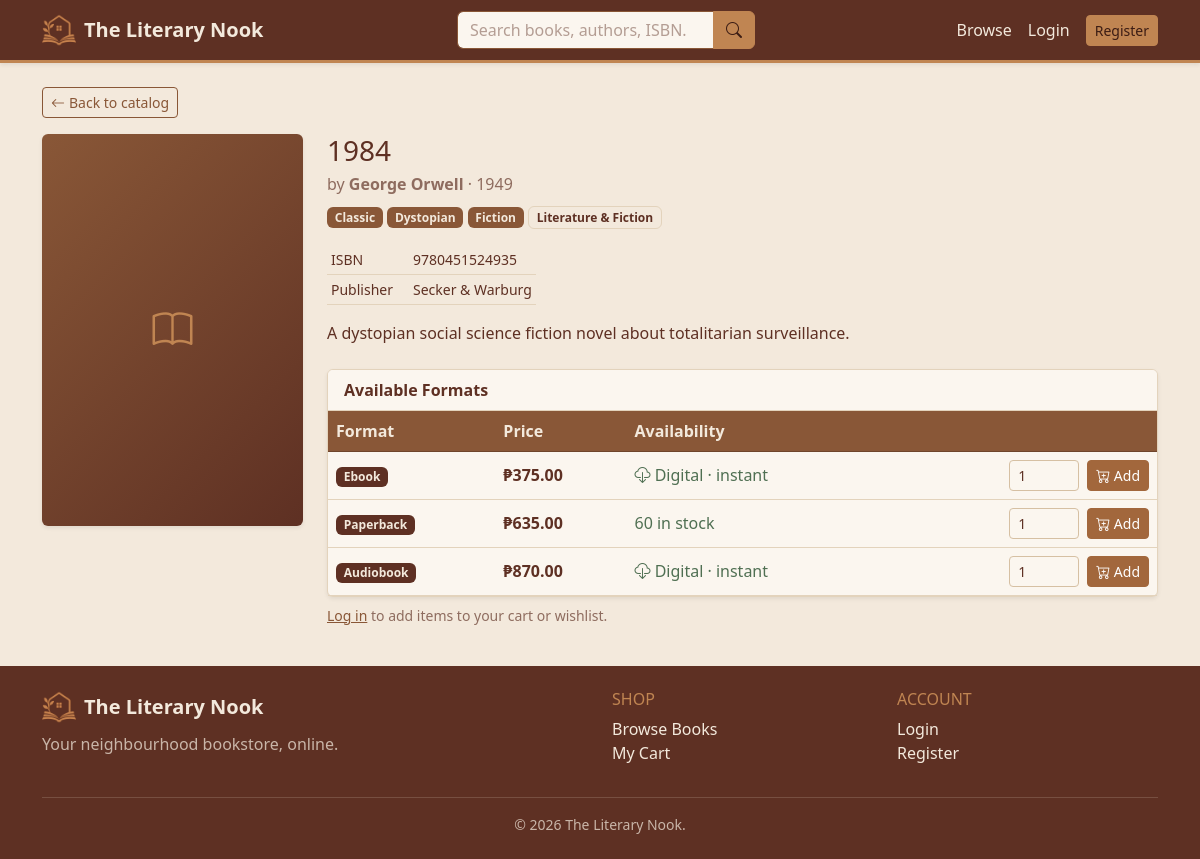
/books/view.php?id=2, run on the app's committed database.
### tables this page shows
CREATE TABLE books (
    book_id          INT UNSIGNED  NOT NULL AUTO_INCREMENT,
    title            VARCHAR(200)  NOT NULL,
    isbn             VARCHAR(20)   NOT NULL,
    author_id        INT UNSIGNED  NOT NULL,
    publisher_id     INT UNSIGNED  DEFAULT NULL,
    category_id      INT UNSIGNED  DEFAULT NULL,
    publication_year SMALLINT      DEFAULT NULL,
    description      TEXT          DEFAULT NULL,
    cover_image      VARCHAR(255)  DEFAULT NULL,    
    is_active        TINYINT(1)    NOT NULL DEFAULT 1,
    created_at       TIMESTAMP     NOT NULL DEFAULT CURRENT_TIMESTAMP,
    PRIMARY KEY (book_id),
    UNIQUE KEY uq_book_isbn (isbn),
    KEY idx_book_title (title),                     
    KEY idx_book_author (author_id),
    KEY idx_book_publisher (publisher_id),
    KEY idx_book_category (category_id),
    KEY idx_book_year (publication_year),
    CONSTRAINT fk_book_author FOREIGN KEY (author_id)
        REFERENCES authors (author_id) ON DELETE RESTRICT ON UPDATE CASCADE,
    CONSTRAINT fk_book_publisher FOREIGN KEY (publisher_id)
        REFERENCES publishers (publisher_id) ON DELETE SET NULL ON UPDATE CASCADE,
    CONSTRAINT fk_book_category FOREIGN KEY (category_id)
        REFERENCES categories (category_id) ON DELETE SET NULL ON UPDATE CASCADE
);

CREATE TABLE authors (
    author_id  INT UNSIGNED  NOT NULL AUTO_INCREMENT,
    name       VARCHAR(120)  NOT NULL,
    bio        TEXT          DEFAULT NULL,
    PRIMARY KEY (author_id),
    KEY idx_author_name (name)
);

CREATE TABLE genres (
    genre_id INT UNSIGNED NOT NULL AUTO_INCREMENT,
    name     VARCHAR(60)  NOT NULL,
    PRIMARY KEY (genre_id),
    UNIQUE KEY uq_genre_name (name)
);

CREATE TABLE categories (
    category_id INT UNSIGNED NOT NULL AUTO_INCREMENT,
    name        VARCHAR(60)  NOT NULL,
    description VARCHAR(255) DEFAULT NULL,
    PRIMARY KEY (category_id),
    UNIQUE KEY uq_category_name (name)
);

CREATE TABLE publishers (
    publisher_id INT UNSIGNED NOT NULL AUTO_INCREMENT,
    name         VARCHAR(120) NOT NULL,
    PRIMARY KEY (publisher_id),
    UNIQUE KEY uq_publisher_name (name)
);

CREATE TABLE book_formats (
    format_id    INT UNSIGNED NOT NULL AUTO_INCREMENT,
    book_id      INT UNSIGNED NOT NULL,
    format_type  ENUM('hardcover','paperback','ebook','audiobook') NOT NULL,
    is_digital   TINYINT(1)    NOT NULL DEFAULT 0,
    price        DECIMAL(10,2) NOT NULL,
    stock_qty    INT           DEFAULT NULL,       
    sku          VARCHAR(40)   DEFAULT NULL,
    PRIMARY KEY (format_id),
    UNIQUE KEY uq_book_format (book_id, format_type),
    KEY idx_fmt_book (book_id),
    CONSTRAINT fk_fmt_book FOREIGN KEY (book_id)
        REFERENCES books (book_id) ON DELETE CASCADE ON UPDATE CASCADE,
    CONSTRAINT chk_price_positive CHECK (price >= 0)
);

### functions/functions.php (called while the page is built, shortened)
<?php
function e($value): string
{
    return htmlspecialchars((string) $value, ENT_QUOTES, 'UTF-8');
}
function url(string $path = ''): string
{
    return BASE_URL . ltrim($path, '/');
}
function is_logged_in(): bool
{
    return !empty($_SESSION['user_id']);
}
function money($amount): string
{
    return CURRENCY . number_format((float) $amount, 2);
}

### config/database.php (called while the page is built, shortened)
<?php
try {
    $conn = mysqli_connect(DB_HOST, DB_USER, DB_PASS, DB_NAME);
    mysqli_set_charset($conn, 'utf8mb4');
} catch (mysqli_sql_exception $e) {
    error_log('Database connection failed: ' . $e->getMessage());
    http_response_code(503);
    echo '<div style="font-family:system-ui,sans-serif;max-width:640px;margin:3rem auto;'
       . 'padding:1.5rem;border:1px solid #e3d3bc;border-radius:.75rem">'
       . '<h3 style="color:#a8412f;margin-top:0">Service temporarily unavailable</h3>'
       . '<p>The site cannot reach its database right now. Please try again shortly.</p>'
       . '</div>';
    exit;
}
function db_types(array $params): string
{
    $types = '';
    foreach ($params as $p) {
        if (is_int($p))        $types .= 'i';
        elseif (is_float($p))  $types .= 'd';
        else                   $types .= 's';
    }
    return $types;
}
function db_run(string $sql, array $params = [], string $types = '')
{
    global $conn;
    $stmt = mysqli_prepare($conn, $sql);
    if ($params) {
        if ($types === '') $types = db_types($params);
        mysqli_stmt_bind_param($stmt, $types, ...$params);
    }
    mysqli_stmt_execute($stmt);
    return $stmt;
}
function db_all(string $sql, array $params = [], string $types = ''): array
{
    $stmt = db_run($sql, $params, $types);
    $res  = mysqli_stmt_get_result($stmt);
    $rows = mysqli_fetch_all($res, MYSQLI_ASSOC);
    return $rows;
}
function db_one(string $sql, array $params = [], string $types = ''): ?array
{
    $stmt = db_run($sql, $params, $types);
    $res  = mysqli_stmt_get_result($stmt);
    $row  = mysqli_fetch_assoc($res);
    return $row ?: null;
}

### books/view.php (the view, shortened to what this page needs)
<?php
$id = (int) ($_GET['id'] ?? 0);
$book = db_one(
    'SELECT b.*, a.name AS author, a.bio AS author_bio,
            p.name AS publisher, c.name AS category
     FROM books b
     JOIN authors a       ON a.author_id = b.author_id
     LEFT JOIN publishers p ON p.publisher_id = b.publisher_id
     LEFT JOIN categories c ON c.category_id = b.category_id
     WHERE b.book_id = ? AND b.is_active = 1', [$id]);
$formats = db_all('SELECT * FROM book_formats WHERE book_id = ? ORDER BY price', [$id]);
$genres  = db_all('SELECT g.name FROM book_genres bg
                   JOIN genres g ON g.genre_id = bg.genre_id
                   WHERE bg.book_id = ? ORDER BY g.name', [$id]);
include INCLUDES_PATH . '/header.php';
?>
<div class="container">
  <a href="<?= url('books/browse.php') ?>" class="btn btn-sm btn-outline-secondary mb-3"><i class="bi bi-arrow-left me-1"></i>Back to catalog</a>
  <div class="row g-4">
    <div class="col-md-4 col-lg-3">
      <?php if (!empty($book['cover_image']) && file_exists(UPLOAD_PATH . '/' . $book['cover_image'])): ?>
        <img src="<?= e(UPLOAD_URL . $book['cover_image']) ?>" class="book-cover rounded shadow-sm" alt="<?= e($book['title']) ?>">
      <?php else: ?>
        <div class="book-cover-placeholder rounded shadow-sm"><i class="bi bi-book"></i></div>
      <?php endif; ?>
    </div>
    <div class="col-md-8 col-lg-9">
      <h1 class="h3 mb-1"><?= e($book['title']) ?></h1>
      <p class="text-muted mb-2">by <strong><?= e($book['author']) ?></strong>
        <?= $book['publication_year'] ? ' · ' . (int) $book['publication_year'] : '' ?></p>
      <div class="mb-3">
        <?php foreach ($genres as $g): ?>
          <span class="badge text-bg-secondary"><?= e($g['name']) ?></span>
        <?php endforeach; ?>
        <?php if ($book['category']): ?><span class="badge text-bg-light border"><?= e($book['category']) ?></span><?php endif; ?>
      </div>
      <table class="table table-sm w-auto small text-muted mb-3">
        <tr><td class="pe-3">ISBN</td><td><?= e($book['isbn']) ?></td></tr>
        <?php if ($book['publisher']): ?><tr><td class="pe-3">Publisher</td><td><?= e($book['publisher']) ?></td></tr><?php endif; ?>
      </table>
      <p><?= nl2br(e($book['description'])) ?></p>
      <div class="card shadow-sm mt-4">
        <div class="card-header bg-white fw-semibold">Available Formats</div>
        <div class="table-responsive">
          <table class="table align-middle mb-0">
            <thead class="table-light"><tr><th>Format</th><th>Price</th><th>Availability</th><th></th></tr></thead>
            <tbody>
            <?php foreach ($formats as $f):
                $digital   = (int) $f['is_digital'] === 1;
                $inStock   = $digital || (int) $f['stock_qty'] > 0; ?>
              <tr>
                <td><span class="badge text-bg-dark text-capitalize"><?= e($f['format_type']) ?></span></td>
                <td class="price-tag"><?= money($f['price']) ?></td>
                <td>
                  <?php if ($digital): ?><span class="text-success"><i class="bi bi-cloud-download"></i> Digital · instant</span>
                  <?php elseif ($inStock): ?><span class="text-success"><?= (int) $f['stock_qty'] ?> in stock</span>
                  <?php else: ?><span class="text-danger">Out of stock</span><?php endif; ?>
                </td>
                <td class="text-end">
                  <?php if ($inStock): ?>
                    <form method="post" action="<?= url('orders/cart.php') ?>" class="d-flex gap-2 justify-content-end">
                      <input type="number" name="quantity" value="1" min="1"
                             <?= $digital ? '' : 'max="' . (int) $f['stock_qty'] . '"' ?>
                             class="form-control form-control-sm" style="width:70px;">
                      <button class="btn btn-sm btn-warning"><i class="bi bi-cart-plus"></i> Add</button>
                    </form>
                  <?php else: ?>
                    <button class="btn btn-sm btn-secondary" disabled>Unavailable</button>
                  <?php endif; ?>
                </td>
              </tr>
            <?php endforeach; ?>
            </tbody>
          </table>
        </div>
      </div>
      <?php if (!is_logged_in()): ?>
        <p class="text-muted small mt-2"><a href="<?= url('authentication/login.php') ?>">Log in</a> to add items to your cart or wishlist.</p>
      <?php endif; ?>
    </div>
  </div>
</div>
<?php include INCLUDES_PATH . '/footer.php'; ?>

### data on the page
books: title "1984", author.name "George Orwell", publication_year "1949", category.name "Literature & Fiction", isbn "9780451524935", publisher.name "Secker & Warburg", description "A dystopian social science fiction novel about totalitarian surveillance."
genres: name "Classic"
genres: name "Dystopian"
genres: name "Fiction"
book_formats: format_type "Ebook", price "₱375.00", shows "Digital · instant", quantity "1"
book_formats: format_type "Paperback", price "₱635.00", stock_qty "60", quantity "1"
book_formats: format_type "Audiobook", price "₱870.00", shows "Digital · instant", quantity "1"

### other printed values
SITE_NAME "The Literary Nook"
SITE_TAGLINE "Your neighbourhood bookstore, online."
